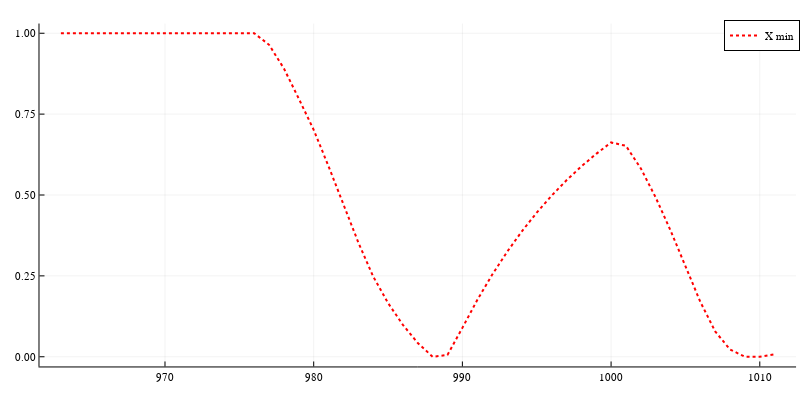

The code cell stored with this chart in its notebook:
### Code cell
plot(time_ls_opt, ls_X_SOC, label="X min", lc=:red, lw=2, ls=:dot)
plot!(size=(800,400))

### Figure 1 — Plotly figure (JSON) as saved in the notebook; plotly's stock layout.template omitted (floating-point values rounded to 4 significant figures)
{"data": [{"colorbar": {"len": 0.9525, "title": "", "x": 0.9951, "y": 0.5139}, "legendgroup": "X min", "line": {"color": "rgba(255, 0, 0, 1.000)", "dash": "dot", "shape": "linear", "width": 2}, "mode": "lines", "name": "X min", "showlegend": true, "type": "scatter", "x": [963, 964, 965, 966, 967, 968, 969, 970, 971, 972, 973, 974, 975, 976, 977, 978, 979, 980, 981, 982, 983, 984, 985, 986, 987, 988, 989, 990, 991, 992, 993, 994, 995, 996, 997, 998, 999, 1000, 1001, 1002, 1003, 1004, 1005, 1006, 1007, 1008, 1009, 1010, 1011], "xaxis": "x", "y": [1, 1, 1, 1, 1, 1, 1, 1, 1, 1, 1, 1, 1, 1, 0.9642, 0.8908, 0.7975, 0.7014, 0.5886, 0.4715, 0.3535, 0.2482, 0.1661, 0.09847, 0.04257, 2.129e-06, 0.005681, 0.08931, 0.1753, 0.2533, 0.3238, 0.3877, 0.4455, 0.4979, 0.5454, 0.5883, 0.6272, 0.6624, 0.652, 0.5822, 0.4924, 0.3901, 0.2804, 0.17, 0.07829, 0.02245, 0, 0, 0.00743], "yaxis": "y"}], "layout": {"annotations": [], "height": 400, "legend": {"bgcolor": "rgba(255, 255, 255, 1.000)", "bordercolor": "rgba(0, 0, 0, 1.000)", "borderwidth": 1, "font": {"color": "rgba(0, 0, 0, 1.000)", "family": "sans-serif", "size": 11}, "title": {"font": {"color": "rgba(0, 0, 0, 1.000)", "family": "sans-serif", "size": 15}, "text": ""}, "tracegroupgap": 0, "traceorder": "normal", "x": 1, "xanchor": "auto", "y": 1, "yanchor": "auto"}, "margin": {"b": 20, "l": 0, "r": 0, "t": 20}, "paper_bgcolor": "rgba(255, 255, 255, 1.000)", "plot_bgcolor": "rgba(255, 255, 255, 1.000)", "showlegend": true, "width": 800, "xaxis": {"anchor": "y", "domain": [0.04937, 0.9951], "gridcolor": "rgba(0, 0, 0, 0.100)", "gridwidth": 0.5, "linecolor": "rgba(0, 0, 0, 1.000)", "mirror": false, "range": [961.6, 1012.0], "showgrid": true, "showline": true, "showticklabels": true, "tickangle": 0, "tickcolor": "rgb(0, 0, 0)", "tickfont": {"color": "rgba(0, 0, 0, 1.000)", "family": "sans-serif", "size": 11}, "tickmode": "array", "ticks": "inside", "ticktext": ["970", "980", "990", "1000", "1010"], "tickvals": [970, 980, 990, 1000, 1010], "title": "", "titlefont": {"color": "rgba(0, 0, 0, 1.000)", "family": "sans-serif", "size": 15}, "type": "-", "visible": true, "zeroline": false, "zerolinecolor": "rgba(0, 0, 0, 1.000)"}, "yaxis": {"anchor": "x", "domain": [0.03762, 0.9902], "gridcolor": "rgba(0, 0, 0, 0.100)", "gridwidth": 0.5, "linecolor": "rgba(0, 0, 0, 1.000)", "mirror": false, "range": [-0.03, 1.03], "showgrid": true, "showline": true, "showticklabels": true, "tickangle": 0, "tickcolor": "rgb(0, 0, 0)", "tickfont": {"color": "rgba(0, 0, 0, 1.000)", "family": "sans-serif", "size": 11}, "tickmode": "array", "ticks": "inside", "ticktext": ["0.00", "0.25", "0.50", "0.75", "1.00"], "tickvals": [0, 0.25, 0.5, 0.75, 1], "title": "", "titlefont": {"color": "rgba(0, 0, 0, 1.000)", "family": "sans-serif", "size": 15}, "type": "-", "visible": true, "zeroline": false, "zerolinecolor": "rgba(0, 0, 0, 1.000)"}}}
